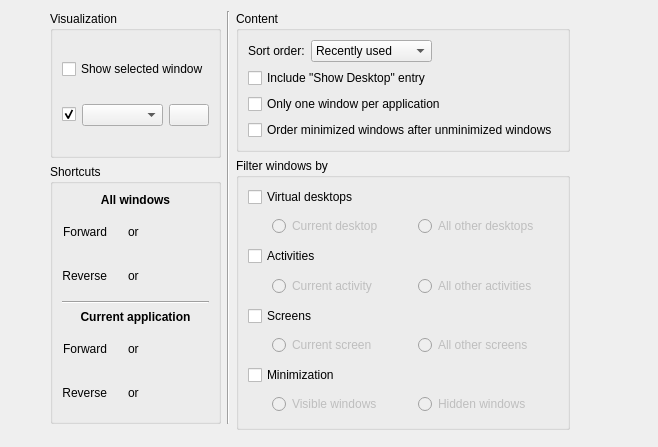
<?xml version="1.0" encoding="UTF-8"?>
<ui version="4.0">
 <class>KWinTabBoxConfigForm</class>
 <widget class="QWidget" name="KWinTabBoxConfigForm">
  <property name="geometry">
   <rect>
    <x>0</x>
    <y>0</y>
    <width>658</width>
    <height>418</height>
   </rect>
  </property>
  <layout class="QHBoxLayout" name="horizontalLayout_2" stretch="1,1,2">
   <item>
    <spacer name="horizontalSpacer_2">
     <property name="orientation">
      <enum>Qt::Horizontal</enum>
     </property>
     <property name="sizeHint" stdset="0">
      <size>
       <width>40</width>
       <height>20</height>
      </size>
     </property>
    </spacer>
   </item>
   <item>
    <layout class="QGridLayout" name="gridLayout_5">
     <item row="0" column="2">
      <widget class="QGroupBox" name="groupBox_3">
       <property name="title">
        <string>Content</string>
       </property>
       <property name="flat">
        <bool>true</bool>
       </property>
       <layout class="QGridLayout" name="gridLayout_2">
        <item row="1" column="0" rowspan="2" colspan="3">
         <widget class="QCheckBox" name="showDesktop">
          <property name="text">
           <string>Include &quot;Show Desktop&quot; entry</string>
          </property>
         </widget>
        </item>
        <item row="0" column="1">
         <widget class="QComboBox" name="switchingModeCombo">
          <property name="sizePolicy">
           <sizepolicy hsizetype="MinimumExpanding" vsizetype="Fixed">
            <horstretch>0</horstretch>
            <verstretch>0</verstretch>
           </sizepolicy>
          </property>
          <item>
           <property name="text">
            <string>Recently used</string>
           </property>
          </item>
          <item>
           <property name="text">
            <string>Stacking order</string>
           </property>
          </item>
         </widget>
        </item>
        <item row="3" column="0" colspan="3">
         <widget class="QCheckBox" name="oneAppWindow">
          <property name="text">
           <string>Only one window per application</string>
          </property>
          <property name="checked">
           <bool>false</bool>
          </property>
         </widget>
        </item>
        <item row="4" column="0" colspan="3">
         <widget class="QCheckBox" name="orderMinimized">
          <property name="text">
           <string>Order minimized windows after unminimized windows</string>
          </property>
          <property name="checked">
           <bool>false</bool>
          </property>
         </widget>
        </item>
        <item row="0" column="0">
         <widget class="QLabel" name="label_8">
          <property name="text">
           <string>Sort order:</string>
          </property>
          <property name="buddy">
           <cstring>switchingModeCombo</cstring>
          </property>
         </widget>
        </item>
        <item row="0" column="2">
         <spacer name="horizontalSpacer_4">
          <property name="orientation">
           <enum>Qt::Horizontal</enum>
          </property>
          <property name="sizeHint" stdset="0">
           <size>
            <width>40</width>
            <height>20</height>
           </size>
          </property>
         </spacer>
        </item>
       </layout>
      </widget>
     </item>
     <item row="1" column="2" rowspan="3">
      <widget class="QGroupBox" name="groupBox">
       <property name="title">
        <string>Filter windows by</string>
       </property>
       <property name="flat">
        <bool>true</bool>
       </property>
       <layout class="QVBoxLayout" name="verticalLayout">
        <item>
         <widget class="QCheckBox" name="filterDesktops">
          <property name="text">
           <string>Virtual desktops</string>
          </property>
          <property name="checked">
           <bool>false</bool>
          </property>
         </widget>
        </item>
        <item>
         <widget class="QWidget" name="desktopFilter" native="true">
          <property name="enabled">
           <bool>false</bool>
          </property>
          <layout class="QHBoxLayout" name="horizontalLayout_3">
           <property name="leftMargin">
            <number>0</number>
           </property>
           <property name="topMargin">
            <number>0</number>
           </property>
           <property name="rightMargin">
            <number>0</number>
           </property>
           <property name="bottomMargin">
            <number>0</number>
           </property>
           <item>
            <spacer name="horizontalSpacer_6">
             <property name="orientation">
              <enum>Qt::Horizontal</enum>
             </property>
             <property name="sizeType">
              <enum>QSizePolicy::Fixed</enum>
             </property>
             <property name="sizeHint" stdset="0">
              <size>
               <width>24</width>
               <height>20</height>
              </size>
             </property>
            </spacer>
           </item>
           <item>
            <widget class="QRadioButton" name="currentDesktop">
             <property name="text">
              <string>Current desktop</string>
             </property>
            </widget>
           </item>
           <item>
            <widget class="QRadioButton" name="otherDesktops">
             <property name="text">
              <string>All other desktops</string>
             </property>
            </widget>
           </item>
          </layout>
         </widget>
        </item>
        <item>
         <widget class="QCheckBox" name="filterActivities">
          <property name="text">
           <string>Activities</string>
          </property>
          <property name="checked">
           <bool>false</bool>
          </property>
         </widget>
        </item>
        <item>
         <widget class="QWidget" name="activityFilter" native="true">
          <property name="enabled">
           <bool>false</bool>
          </property>
          <layout class="QHBoxLayout" name="horizontalLayout_4">
           <property name="leftMargin">
            <number>0</number>
           </property>
           <property name="topMargin">
            <number>0</number>
           </property>
           <property name="rightMargin">
            <number>0</number>
           </property>
           <property name="bottomMargin">
            <number>0</number>
           </property>
           <item>
            <spacer name="horizontalSpacer_7">
             <property name="orientation">
              <enum>Qt::Horizontal</enum>
             </property>
             <property name="sizeType">
              <enum>QSizePolicy::Fixed</enum>
             </property>
             <property name="sizeHint" stdset="0">
              <size>
               <width>24</width>
               <height>20</height>
              </size>
             </property>
            </spacer>
           </item>
           <item>
            <widget class="QRadioButton" name="currentActivity">
             <property name="text">
              <string>Current activity</string>
             </property>
            </widget>
           </item>
           <item>
            <widget class="QRadioButton" name="otherActivities">
             <property name="text">
              <string>All other activities</string>
             </property>
            </widget>
           </item>
          </layout>
         </widget>
        </item>
        <item>
         <widget class="QCheckBox" name="filterScreens">
          <property name="text">
           <string>Screens</string>
          </property>
          <property name="checked">
           <bool>false</bool>
          </property>
         </widget>
        </item>
        <item>
         <widget class="QWidget" name="screenFilter" native="true">
          <property name="enabled">
           <bool>false</bool>
          </property>
          <layout class="QHBoxLayout" name="horizontalLayout_7">
           <property name="leftMargin">
            <number>0</number>
           </property>
           <property name="topMargin">
            <number>0</number>
           </property>
           <property name="rightMargin">
            <number>0</number>
           </property>
           <property name="bottomMargin">
            <number>0</number>
           </property>
           <item>
            <spacer name="horizontalSpacer_8">
             <property name="orientation">
              <enum>Qt::Horizontal</enum>
             </property>
             <property name="sizeType">
              <enum>QSizePolicy::Fixed</enum>
             </property>
             <property name="sizeHint" stdset="0">
              <size>
               <width>24</width>
               <height>20</height>
              </size>
             </property>
            </spacer>
           </item>
           <item>
            <widget class="QRadioButton" name="currentScreen">
             <property name="text">
              <string>Current screen</string>
             </property>
            </widget>
           </item>
           <item>
            <widget class="QRadioButton" name="otherScreens">
             <property name="text">
              <string>All other screens</string>
             </property>
            </widget>
           </item>
          </layout>
         </widget>
        </item>
        <item>
         <widget class="QCheckBox" name="filterMinimization">
          <property name="text">
           <string>Minimization</string>
          </property>
          <property name="checked">
           <bool>false</bool>
          </property>
         </widget>
        </item>
        <item>
         <widget class="QWidget" name="minimizationFilter" native="true">
          <property name="enabled">
           <bool>false</bool>
          </property>
          <layout class="QHBoxLayout" name="horizontalLayout_6">
           <property name="leftMargin">
            <number>0</number>
           </property>
           <property name="topMargin">
            <number>0</number>
           </property>
           <property name="rightMargin">
            <number>0</number>
           </property>
           <property name="bottomMargin">
            <number>0</number>
           </property>
           <item>
            <spacer name="horizontalSpacer_9">
             <property name="orientation">
              <enum>Qt::Horizontal</enum>
             </property>
             <property name="sizeType">
              <enum>QSizePolicy::Fixed</enum>
             </property>
             <property name="sizeHint" stdset="0">
              <size>
               <width>24</width>
               <height>20</height>
              </size>
             </property>
            </spacer>
           </item>
           <item>
            <widget class="QRadioButton" name="visibleWindows">
             <property name="text">
              <string>Visible windows</string>
             </property>
            </widget>
           </item>
           <item>
            <widget class="QRadioButton" name="hiddenWindows">
             <property name="text">
              <string>Hidden windows</string>
             </property>
            </widget>
           </item>
          </layout>
         </widget>
        </item>
       </layout>
      </widget>
     </item>
     <item row="3" column="0" rowspan="2">
      <spacer name="verticalSpacer">
       <property name="orientation">
        <enum>Qt::Vertical</enum>
       </property>
       <property name="sizeHint" stdset="0">
        <size>
         <width>20</width>
         <height>40</height>
        </size>
       </property>
      </spacer>
     </item>
     <item row="4" column="2">
      <spacer name="verticalSpacer_2">
       <property name="orientation">
        <enum>Qt::Vertical</enum>
       </property>
       <property name="sizeHint" stdset="0">
        <size>
         <width>20</width>
         <height>40</height>
        </size>
       </property>
      </spacer>
     </item>
     <item row="2" column="0">
      <widget class="QGroupBox" name="groupBox_4">
       <property name="title">
        <string>Shortcuts</string>
       </property>
       <property name="flat">
        <bool>true</bool>
       </property>
       <layout class="QGridLayout" name="gridLayout_4">
        <item row="1" column="0">
         <widget class="QLabel" name="label_3">
          <property name="text">
           <string>Forward</string>
          </property>
          <property name="alignment">
           <set>Qt::AlignRight|Qt::AlignTrailing|Qt::AlignVCenter</set>
          </property>
         </widget>
        </item>
        <item row="3" column="0" colspan="4">
         <widget class="Line" name="line">
          <property name="orientation">
           <enum>Qt::Horizontal</enum>
          </property>
         </widget>
        </item>
        <item row="0" column="0" colspan="4">
         <widget class="QLabel" name="label">
          <property name="font">
           <font>
            <weight>75</weight>
            <bold>true</bold>
           </font>
          </property>
          <property name="text">
           <string>All windows</string>
          </property>
          <property name="alignment">
           <set>Qt::AlignCenter</set>
          </property>
         </widget>
        </item>
        <item row="2" column="0">
         <widget class="QLabel" name="label_4">
          <property name="text">
           <string>Reverse</string>
          </property>
          <property name="alignment">
           <set>Qt::AlignRight|Qt::AlignTrailing|Qt::AlignVCenter</set>
          </property>
         </widget>
        </item>
        <item row="5" column="0">
         <widget class="QLabel" name="label_5">
          <property name="text">
           <string>Forward</string>
          </property>
          <property name="alignment">
           <set>Qt::AlignRight|Qt::AlignTrailing|Qt::AlignVCenter</set>
          </property>
         </widget>
        </item>
        <item row="6" column="0">
         <widget class="QLabel" name="label_6">
          <property name="text">
           <string>Reverse</string>
          </property>
          <property name="alignment">
           <set>Qt::AlignRight|Qt::AlignTrailing|Qt::AlignVCenter</set>
          </property>
         </widget>
        </item>
        <item row="6" column="1" colspan="3">
         <widget class="QWidget" name="scCurrentReverseContainer">
          <layout class="QHBoxLayout" name="scCurrentReverseLayout">
           <item>
            <widget class="KKeySequenceWidget" name="scCurrentReverse" native="true"/>
           </item>
           <item>
           <widget class="QLabel" name="scCurrentReverseOr">
            <property name="text">
             <string>or</string>
            </property>
           </widget>
           </item>
           <item>
            <widget class="KKeySequenceWidget" name="scCurrentReverseAlternate" native="true"/>
           </item>
           <item>
            <spacer name="scCurrentReverseSpacer">
             <property name="orientation">
              <enum>Qt::Horizontal</enum>
             </property>
             <property name="sizeHint" stdset="0">
              <size>
               <width>40</width>
               <height>20</height>
              </size>
             </property>
            </spacer>
           </item>
          </layout>
         </widget>
        </item>
        <item row="5" column="1" colspan="3">
         <widget class="QWidget" name="scCurrentContainer">
          <layout class="QHBoxLayout" name="scCurrentLayout">
           <item>
            <widget class="KKeySequenceWidget" name="scCurrent" native="true"/>
           </item>
           <item>
           <widget class="QLabel" name="scCurrentOr">
            <property name="text">
             <string>or</string>
            </property>
           </widget>
           </item>
           <item>
            <widget class="KKeySequenceWidget" name="scCurrentAlternate" native="true"/>
           </item>
           <item>
            <spacer name="scCurrentSpacer">
             <property name="orientation">
              <enum>Qt::Horizontal</enum>
             </property>
             <property name="sizeHint" stdset="0">
              <size>
               <width>40</width>
               <height>20</height>
              </size>
             </property>
            </spacer>
           </item>
          </layout>
         </widget>
        </item>
        <item row="4" column="0" colspan="4">
         <widget class="QLabel" name="label_2">
          <property name="font">
           <font>
            <weight>75</weight>
            <bold>true</bold>
           </font>
          </property>
          <property name="text">
           <string>Current application</string>
          </property>
          <property name="alignment">
           <set>Qt::AlignCenter</set>
          </property>
         </widget>
        </item>
        <item row="2" column="1" colspan="3">
         <widget class="QWidget" name="scAllReverseContainer">
          <layout class="QHBoxLayout" name="scAllReverseLayout">
           <item>
            <widget class="KKeySequenceWidget" name="scAllReverse" native="true"/>
           </item>
           <item>
           <widget class="QLabel" name="scAllReverseOr">
            <property name="text">
             <string>or</string>
            </property>
           </widget>
           </item>
           <item>
            <widget class="KKeySequenceWidget" name="scAllReverseAlternate" native="true"/>
           </item>
           <item>
            <spacer name="scAllReverseSpacer">
             <property name="orientation">
              <enum>Qt::Horizontal</enum>
             </property>
             <property name="sizeHint" stdset="0">
              <size>
               <width>40</width>
               <height>20</height>
              </size>
             </property>
            </spacer>
           </item>
          </layout>
         </widget>
        </item>
        <item row="1" column="1" colspan="3">
         <widget class="QWidget" name="scAllContainer">
          <layout class="QHBoxLayout" name="scAllLayout">
           <item>
            <widget class="KKeySequenceWidget" name="scAll" native="true"/>
           </item>
           <item>
           <widget class="QLabel" name="scAllOr">
            <property name="text">
             <string>or</string>
            </property>
           </widget>
           </item>
           <item>
            <widget class="KKeySequenceWidget" name="scAllAlternate" native="true"/>
           </item>
           <item>
            <spacer name="scAllSpacer">
             <property name="orientation">
              <enum>Qt::Horizontal</enum>
             </property>
             <property name="sizeHint" stdset="0">
              <size>
               <width>40</width>
               <height>20</height>
              </size>
             </property>
            </spacer>
           </item>
          </layout>
         </widget>
        </item>
       </layout>
      </widget>
     </item>
     <item row="0" column="0" rowspan="2">
      <widget class="QGroupBox" name="groupBox_2">
       <property name="title">
        <string>Visualization</string>
       </property>
       <property name="flat">
        <bool>true</bool>
       </property>
       <layout class="QGridLayout" name="gridLayout_3">
        <item row="1" column="1">
         <widget class="QWidget" name="widget_6" native="true">
          <layout class="QHBoxLayout" name="horizontalLayout">
           <property name="leftMargin">
            <number>0</number>
           </property>
           <property name="topMargin">
            <number>0</number>
           </property>
           <property name="rightMargin">
            <number>0</number>
           </property>
           <property name="bottomMargin">
            <number>0</number>
           </property>
           <item>
            <widget class="QComboBox" name="effectCombo">
             <property name="sizePolicy">
              <sizepolicy hsizetype="MinimumExpanding" vsizetype="Fixed">
               <horstretch>0</horstretch>
               <verstretch>0</verstretch>
              </sizepolicy>
             </property>
             <property name="toolTip">
              <string>The effect to replace the list window when desktop effects are active.</string>
             </property>
            </widget>
           </item>
           <item>
            <widget class="QPushButton" name="effectConfigButton">
             <property name="sizePolicy">
              <sizepolicy hsizetype="Minimum" vsizetype="Fixed">
               <horstretch>0</horstretch>
               <verstretch>0</verstretch>
              </sizepolicy>
             </property>
             <property name="icon">
              <iconset theme="view-preview"/>
             </property>
            </widget>
           </item>
          </layout>
         </widget>
        </item>
        <item row="1" column="0">
         <widget class="QCheckBox" name="kcfg_ShowTabBox">
          <property name="text">
           <string/>
          </property>
          <property name="checked">
           <bool>true</bool>
          </property>
         </widget>
        </item>
        <item row="0" column="0" colspan="2">
         <widget class="QCheckBox" name="kcfg_HighlightWindows">
          <property name="toolTip">
           <string>The currently selected window will be highlighted by fading out all other windows. This option requires desktop effects to be active.</string>
          </property>
          <property name="text">
           <string>Show selected window</string>
          </property>
         </widget>
        </item>
       </layout>
      </widget>
     </item>
     <item row="0" column="1" rowspan="3">
      <widget class="Line" name="line_2">
       <property name="orientation">
        <enum>Qt::Vertical</enum>
       </property>
      </widget>
     </item>
    </layout>
   </item>
   <item>
    <spacer name="horizontalSpacer">
     <property name="orientation">
      <enum>Qt::Horizontal</enum>
     </property>
     <property name="sizeHint" stdset="0">
      <size>
       <width>40</width>
       <height>20</height>
      </size>
     </property>
    </spacer>
   </item>
  </layout>
 </widget>
 <customwidgets>
  <customwidget>
   <class>KKeySequenceWidget</class>
   <extends>QWidget</extends>
   <header>kkeysequencewidget.h</header>
  </customwidget>
 </customwidgets>
 <tabstops>
  <tabstop>kcfg_HighlightWindows</tabstop>
  <tabstop>kcfg_ShowTabBox</tabstop>
  <tabstop>effectCombo</tabstop>
  <tabstop>effectConfigButton</tabstop>
  <tabstop>switchingModeCombo</tabstop>
  <tabstop>showDesktop</tabstop>
  <tabstop>oneAppWindow</tabstop>
  <tabstop>filterDesktops</tabstop>
  <tabstop>currentDesktop</tabstop>
  <tabstop>otherDesktops</tabstop>
  <tabstop>filterActivities</tabstop>
  <tabstop>currentActivity</tabstop>
  <tabstop>otherActivities</tabstop>
  <tabstop>filterScreens</tabstop>
  <tabstop>currentScreen</tabstop>
  <tabstop>otherScreens</tabstop>
  <tabstop>filterMinimization</tabstop>
  <tabstop>visibleWindows</tabstop>
  <tabstop>hiddenWindows</tabstop>
 </tabstops>
 <resources/>
 <connections>
  <connection>
   <sender>filterDesktops</sender>
   <signal>toggled(bool)</signal>
   <receiver>desktopFilter</receiver>
   <slot>setEnabled(bool)</slot>
   <hints>
    <hint type="sourcelabel">
     <x>541</x>
     <y>172</y>
    </hint>
    <hint type="destinationlabel">
     <x>701</x>
     <y>197</y>
    </hint>
   </hints>
  </connection>
  <connection>
   <sender>filterActivities</sender>
   <signal>toggled(bool)</signal>
   <receiver>activityFilter</receiver>
   <slot>setEnabled(bool)</slot>
   <hints>
    <hint type="sourcelabel">
     <x>543</x>
     <y>222</y>
    </hint>
    <hint type="destinationlabel">
     <x>701</x>
     <y>247</y>
    </hint>
   </hints>
  </connection>
  <connection>
   <sender>filterScreens</sender>
   <signal>toggled(bool)</signal>
   <receiver>screenFilter</receiver>
   <slot>setEnabled(bool)</slot>
   <hints>
    <hint type="sourcelabel">
     <x>555</x>
     <y>272</y>
    </hint>
    <hint type="destinationlabel">
     <x>701</x>
     <y>297</y>
    </hint>
   </hints>
  </connection>
  <connection>
   <sender>filterMinimization</sender>
   <signal>toggled(bool)</signal>
   <receiver>minimizationFilter</receiver>
   <slot>setEnabled(bool)</slot>
   <hints>
    <hint type="sourcelabel">
     <x>558</x>
     <y>322</y>
    </hint>
    <hint type="destinationlabel">
     <x>701</x>
     <y>347</y>
    </hint>
   </hints>
  </connection>
  <connection>
   <sender>kcfg_ShowTabBox</sender>
   <signal>toggled(bool)</signal>
   <receiver>widget_6</receiver>
   <slot>setEnabled(bool)</slot>
   <hints>
    <hint type="sourcelabel">
     <x>164</x>
     <y>125</y>
    </hint>
    <hint type="destinationlabel">
     <x>230</x>
     <y>108</y>
    </hint>
   </hints>
  </connection>
 </connections>
</ui>
